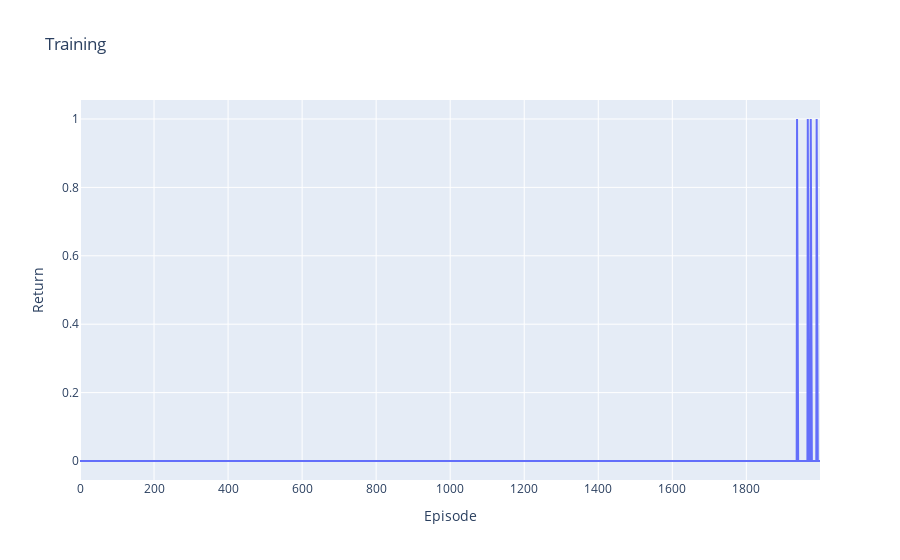

Here is the notebook cell this chart was saved with:
### Markdown cell above
The training rewards show that the agent only reached the goal by the end training. On the deterministic environment, a single win was enough to lead the agent to consistent wins, but we don't see that here (even with extended episodes).

### Code cell
fig = go.Figure()
fig.add_trace(go.Scatter(y=stats))
fig.update_layout(title='Training',
                   xaxis_title='Episode',
                   yaxis_title='Return')

### Figure 1 — Plotly figure (JSON) as saved in the notebook; plotly's stock layout.template omitted (floating-point values rounded to 4 significant figures; data arrays with more than 128 entries replaced by an {"elided": "..."} marker saying what was removed)
{"data": [{"type": "scatter", "y": {"elided": "2000 int values"}}], "layout": {"title": {"text": "Training"}, "xaxis": {"title": {"text": "Episode"}}, "yaxis": {"title": {"text": "Return"}}}}
